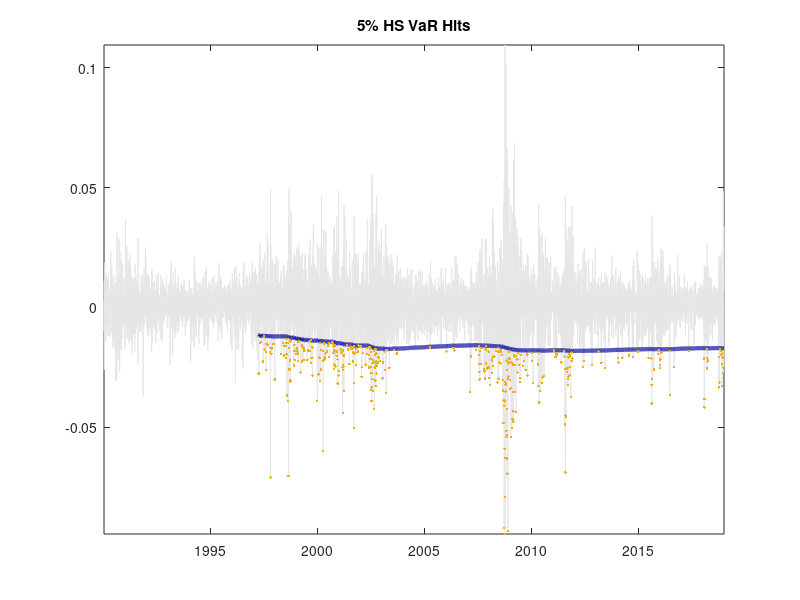
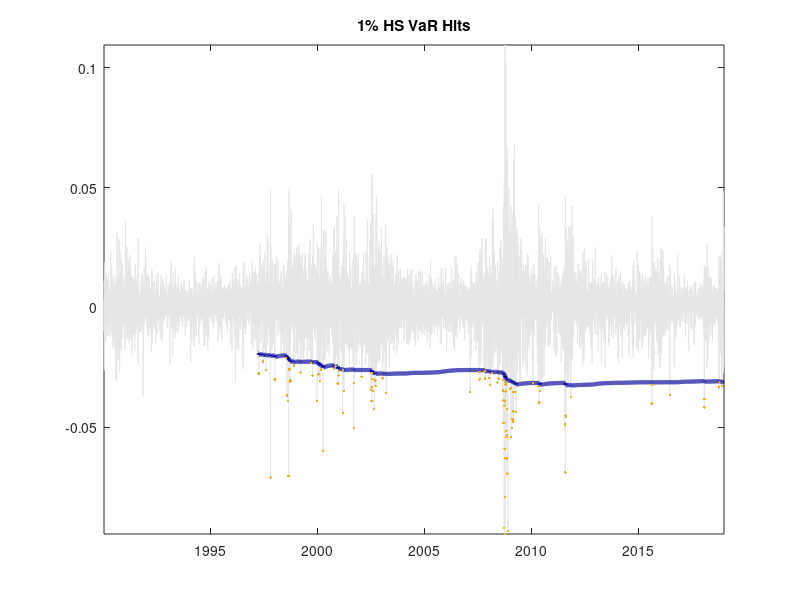

MATLAB code for these plots, in order: (Note: this script raises an error after producing the figures.)
%% Historical Value-at-Risk Forecasting
% This task shows how to perform historical simulation, which simply uses the 
% empirical CDF, to forecast VaR
%% Prepare the workspace
% Clean up before starting
%%
clear all
close all
clc
%% SP500
% Load the data and compute returns
%%
load sp500
rets = diff(log(sp500));
%% HS VaR
% The HS VaR is simply the unconditional quantile at any point in time. The 
% is computed using the MATLAB function quantile here.
%%
% Data length and place holders
T = length(rets);
HS_forecast_05 = nan(T,1);
HS_forecast_01 = nan(T,1);
% Iterate through the time series.  The forecast for t+1 is stored in t
for t = ceil(T*.25):T
    HS_forecast_05(t) = quantile(rets(1:(t-1)),.05);
    HS_forecast_01(t) = quantile(rets(1:(t-1)),.01);
end
 
sp500_HS_VaR = [HS_forecast_05 HS_forecast_01];
%% Plotting
% This plot shows the returns, the HS VaR and the HITs, which have been scaled 
% to match the returns that caused the HIT. The non-HITs are removed from the 
% graph by setting their values to 0. While this isn't a test, the HITs appear 
% to be very clustered in both figures (as evidenced by large periods with no 
% HITs).
%%
dates = mldates(2:end); 
% 5% VaR
figure()
hit05 = rets(2:end)<HS_forecast_05(1:end-1);
scaled_hit = hit05.*rets(2:end);
scaled_hit(~hit05) = nan;
h = plot(dates,rets,dates,HS_forecast_05,dates(2:end),scaled_hit);
set(h(1),'Color',[.9 .9 .9])
set(h(2),'Color',[.0 0 .6],'LineWidth',3)
set(h(3),'LineStyle','none','Marker','.')
title('5% HS VaR Hits')
axis tight
datetick('x','keeplimits')
 
% 1% VaR
figure()
hit01 = rets(2:end)<HS_forecast_01(1:end-1);
scaled_hit = hit01.*rets(2:end);
scaled_hit(~hit01) = nan;
h = plot(dates,rets,dates,HS_forecast_01,dates(2:end),scaled_hit);
set(h(1),'Color',[.9 .9 .9])
set(h(2),'Color',[0 0 .6],'LineWidth',3)
set(h(3),'LineStyle','none','Marker','.')
axis tight
title('1% HS VaR Hits')
datetick('x','keeplimits')
%% EURUSD
% The results for the EURUSD rate are broadly the same, with a large period 
% with effectively no hits prior to the financial crisis
%%
% Load the data
load eurusd
rets = diff(log(eurusd));
% Format the HS series
T = length(rets);
HS_forecast_05 = nan(T,1);
HS_forecast_01 = nan(T,1);
% Use quantile and iterate across sample
for t = ceil(T*.25):T
    HS_forecast_05(t) = quantile(rets(1:(t-1)),.05);
    HS_forecast_01(t) = quantile(rets(1:(t-1)),.01);
end
 
% Adjust the dates
dates = mldates(2:end);
%% Plotting
% These plots are similar to the S&P 500, only easier to see due to the shorter 
% sample.
%%
% 5% VaR
figure()
hit05 = rets(2:end)<HS_forecast_05(1:end-1);
scaled_hit = hit05.*rets(2:end);
scaled_hit(~hit05) = nan;
h = plot(dates,rets,dates,HS_forecast_05,dates(2:end),scaled_hit);
set(h(1),'Color',[.9 .9 .9])
set(h(2),'Color',[.0 0 .6],'LineWidth',3)
set(h(3),'LineStyle','none','Marker','.')
title('5% HS VaR Hits  (EURUSD)')
axis tight
datetick('x','keeplimits')
 
 
% 1% VaR
figure()
hit01 = rets(2:end)<HS_forecast_01(1:end-1);
scaled_hit = hit01.*rets(2:end);
scaled_hit(~hit01) = nan;
h = plot(dates,rets,dates,HS_forecast_01,dates(2:end),scaled_hit);
set(h(1),'Color',[.9 .9 .9])
set(h(2),'Color',[.0 0 .6],'LineWidth',3)
set(h(3),'LineStyle','none','Marker','.')
axis tight
title('1% HS VaR Hits (EURUSD)')
datetick('x','keeplimits')


eurusd_HS_VaR = [HS_forecast_05 HS_forecast_01];
    
save HS_VaR *_HS_VaR